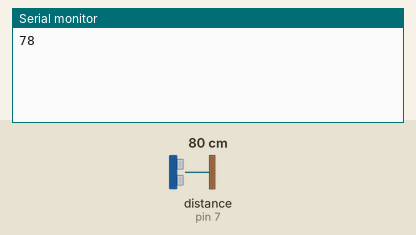
Simulated run of this sketch. Board: Arduino Uno, built with avr-gcc and run on an emulated ATmega328P. On the bench: the last lines printed to the serial monitor. Wiring (inferred from the names in the program): range finder with pulse-width output: data pin 7. The test bench sets the inputs (shaded band); at power-on: distance to the obstacle (sensor on pin 7) 80 cm. The echo pulse lasts 58.3 µs per cm.

Above: at 1.2 s.
1.3 s: distance to the obstacle (sensor on pin 7) set to 2 cm
At 2.6 s:
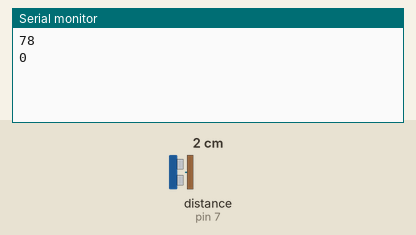
2.8 s: distance to the obstacle (sensor on pin 7) set to 4 cm
At 5.0 s:
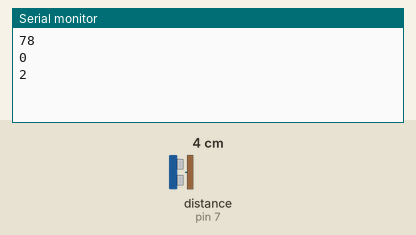
Timing chart, 0 to 6.5 s (numbered marks = the images above; inputs shaded):
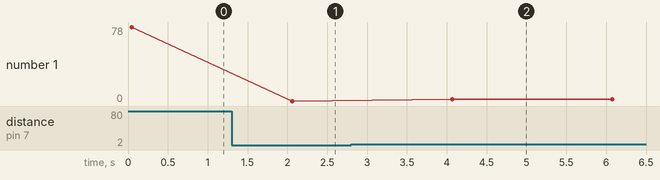

Measured:
- after the input at 1.3 s, the serial monitor: prints a new line after 0.76 s (image 1)
- after the input at 2.8 s, the serial monitor: prints a new line after 1.3 s (image 2)
- plotted number 1: 78 → 0 after the input at 1.3 s, 0 → 2 after the input at 2.8 s

The sketch:

SonarWorking.ino
```cpp
//////////////////////////////////////////////////////////
//////////Code WOrks for Sonar with PWM Pin Online////////
//////////////////////////////////////////////////////////


const int pwPin = 7;
//variables needed to store values
long pulse, inches, cm, cm1, cm2;


void setup() {

  //This opens up a serial connection to shoot the results back to the PC console
  Serial.begin(9600);

}

void loop() {

  pinMode(pwPin, INPUT);

    //Used to read in the pulse that is being sent by the MaxSonar device.
  //Pulse Width representation with a scale factor of 147 uS per Inch.

  pulse = pulseIn(pwPin, HIGH);
  inches = pulse/147;
  cm = (pulse/147) * 2.54;
  cm1 = (pulse/147) * 2.54;
  cm2 = (pulse/147) * 2.54;

  Serial.println((cm + cm1 + cm2) / 3);
  delay(2000);

}
```
